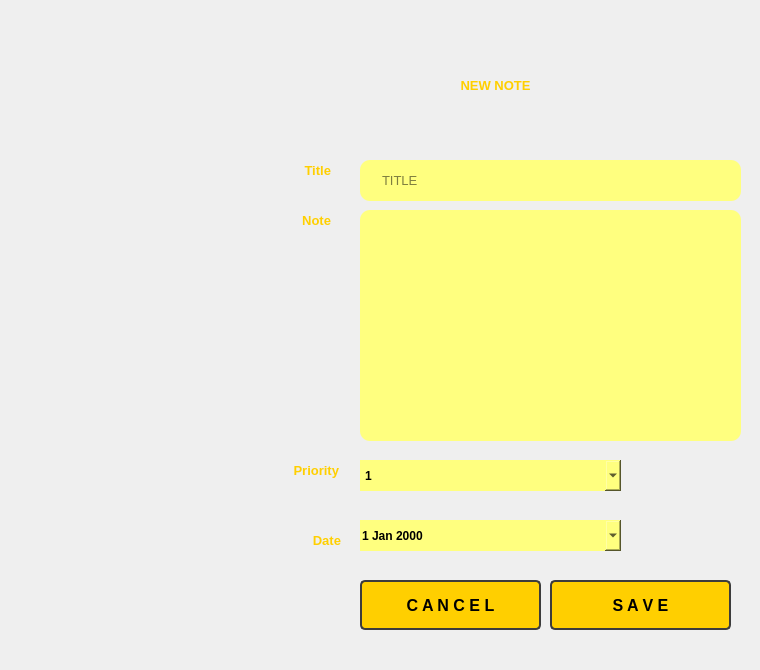
         <widget class="QWidget" name="newnote_page">
          <widget class="QWidget" name="widget" native="true">
           <property name="geometry">
            <rect>
             <x>260</x>
             <y>130</y>
             <width>491</width>
             <height>531</height>
            </rect>
           </property>
           <widget class="QLabel" name="label_3">
            <property name="geometry">
             <rect>
              <x>0</x>
              <y>80</y>
              <width>71</width>
              <height>21</height>
             </rect>
            </property>
            <property name="font">
             <font>
              <pointsize>10</pointsize>
              <weight>75</weight>
              <bold>true</bold>
             </font>
            </property>
            <property name="layoutDirection">
             <enum>Qt::LeftToRight</enum>
            </property>
            <property name="styleSheet">
             <string notr="true">color:rgb(255, 207, 0);</string>
            </property>
            <property name="text">
             <string>Note</string>
            </property>
            <property name="alignment">
             <set>Qt::AlignRight|Qt::AlignTrailing|Qt::AlignVCenter</set>
            </property>
           </widget>
           <widget class="QLabel" name="label_9">
            <property name="geometry">
             <rect>
              <x>20</x>
              <y>400</y>
              <width>61</width>
              <height>20</height>
             </rect>
            </property>
            <property name="font">
             <font>
              <pointsize>10</pointsize>
              <weight>75</weight>
              <bold>true</bold>
             </font>
            </property>
            <property name="layoutDirection">
             <enum>Qt::LeftToRight</enum>
            </property>
            <property name="styleSheet">
             <string notr="true">color:rgb(255, 207, 0);</string>
            </property>
            <property name="text">
             <string>Date</string>
            </property>
            <property name="alignment">
             <set>Qt::AlignRight|Qt::AlignTrailing|Qt::AlignVCenter</set>
            </property>
           </widget>
           <widget class="QLabel" name="label_8">
            <property name="geometry">
             <rect>
              <x>8</x>
              <y>330</y>
              <width>71</width>
              <height>20</height>
             </rect>
            </property>
            <property name="font">
             <font>
              <pointsize>10</pointsize>
              <weight>75</weight>
              <bold>true</bold>
             </font>
            </property>
            <property name="layoutDirection">
             <enum>Qt::LeftToRight</enum>
            </property>
            <property name="styleSheet">
             <string notr="true">color:rgb(255, 207, 0);</string>
            </property>
            <property name="text">
             <string>Priority</string>
            </property>
            <property name="alignment">
             <set>Qt::AlignRight|Qt::AlignTrailing|Qt::AlignVCenter</set>
            </property>
           </widget>
           <widget class="QDateEdit" name="dateEdit">
            <property name="geometry">
             <rect>
              <x>100</x>
              <y>390</y>
              <width>261</width>
              <height>31</height>
             </rect>
            </property>
            <property name="font">
             <font>
              <pointsize>9</pointsize>
              <weight>75</weight>
              <bold>true</bold>
             </font>
            </property>
            <property name="autoFillBackground">
             <bool>false</bool>
            </property>
            <property name="styleSheet">
             <string notr="true">background-color:rgb(255, 255, 127);
border:none;</string>
            </property>
            <property name="wrapping">
             <bool>false</bool>
            </property>
            <property name="frame">
             <bool>true</bool>
            </property>
            <property name="keyboardTracking">
             <bool>true</bool>
            </property>
            <property name="calendarPopup">
             <bool>true</bool>
            </property>
           </widget>
           <widget class="QComboBox" name="priority_combo">
            <property name="geometry">
             <rect>
              <x>100</x>
              <y>330</y>
              <width>261</width>
              <height>31</height>
             </rect>
            </property>
            <property name="font">
             <font>
              <pointsize>9</pointsize>
              <weight>75</weight>
              <bold>true</bold>
             </font>
            </property>
            <property name="styleSheet">
             <string notr="true">background-color: rgb(255, 255, 127);
border:none;

</string>
            </property>
            <item>
             <property name="text">
              <string>1</string>
             </property>
            </item>
            <item>
             <property name="text">
              <string>2</string>
             </property>
            </item>
            <item>
             <property name="text">
              <string>3</string>
             </property>
            </item>
           </widget>
           <widget class="QPushButton" name="newnote_cancel">
            <property name="geometry">
             <rect>
              <x>100</x>
              <y>450</y>
              <width>181</width>
              <height>50</height>
             </rect>
            </property>
            <property name="font">
             <font>
              <pointsize>12</pointsize>
              <weight>75</weight>
              <bold>true</bold>
             </font>
            </property>
            <property name="styleSheet">
             <string notr="true">QPushButton {	

	background-color: rgb(255, 207, 0);
	border: 2px solid rgb(60, 60, 60);
	border-radius: 5px;
}
QPushButton:hover {	
	background-color:  rgb(239, 239, 239);
	border: 1px solid rgb(70, 70, 70);
}
QPushButton:pressed {	
	background-color: rgb(250, 230, 0);
	border: 2px solid rgb(255, 165, 24);	
	color: rgb(35, 35, 35);
}</string>
            </property>
            <property name="text">
             <string>C A N C E L</string>
            </property>
           </widget>
           <widget class="QPushButton" name="newnote_save">
            <property name="geometry">
             <rect>
              <x>290</x>
              <y>450</y>
              <width>181</width>
              <height>50</height>
             </rect>
            </property>
            <property name="font">
             <font>
              <pointsize>12</pointsize>
              <weight>75</weight>
              <bold>true</bold>
             </font>
            </property>
            <property name="styleSheet">
             <string notr="true">QPushButton {	

	background-color: rgb(255, 207, 0);
	border: 2px solid rgb(60, 60, 60);
	border-radius: 5px;
}
QPushButton:hover {	
	background-color:  rgb(239, 239, 239);
	border: 1px solid rgb(70, 70, 70);
}
QPushButton:pressed {	
	background-color: rgb(250, 230, 0);
	border: 2px solid rgb(255, 165, 24);	
	color: rgb(35, 35, 35);
}</string>
            </property>
            <property name="text">
             <string>S A V E</string>
            </property>
           </widget>
           <widget class="QLabel" name="label_5">
            <property name="geometry">
             <rect>
              <x>0</x>
              <y>30</y>
              <width>71</width>
              <height>21</height>
             </rect>
            </property>
            <property name="font">
             <font>
              <pointsize>10</pointsize>
              <weight>75</weight>
              <bold>true</bold>
             </font>
            </property>
            <property name="layoutDirection">
             <enum>Qt::LeftToRight</enum>
            </property>
            <property name="styleSheet">
             <string notr="true">color:rgb(255, 207, 0);</string>
            </property>
            <property name="text">
             <string>Title</string>
            </property>
            <property name="alignment">
             <set>Qt::AlignRight|Qt::AlignTrailing|Qt::AlignVCenter</set>
            </property>
           </widget>
           <widget class="QPlainTextEdit" name="note_content">
            <property name="geometry">
             <rect>
              <x>100</x>
              <y>80</y>
              <width>381</width>
              <height>231</height>
             </rect>
            </property>
            <property name="font">
             <font>
              <pointsize>10</pointsize>
             </font>
            </property>
            <property name="styleSheet">
             <string notr="true">	background-color:rgb(255, 255, 127);
	border-radius: 10px;
	border:none;
	padding-left:20px;</string>
            </property>
            <property name="plainText">
             <string/>
            </property>
            <property name="centerOnScroll">
             <bool>true</bool>
            </property>
            <property name="placeholderText">
             <string>NOTE</string>
            </property>
           </widget>
           <widget class="QLineEdit" name="title_text">
            <property name="geometry">
             <rect>
              <x>100</x>
              <y>30</y>
              <width>381</width>
              <height>41</height>
             </rect>
            </property>
            <property name="font">
             <font>
              <pointsize>10</pointsize>
             </font>
            </property>
            <property name="styleSheet">
             <string notr="true">	background-color:rgb(255, 255, 127);
	border-radius: 10px;
	border:none;
	padding-left:20px;</string>
            </property>
            <property name="placeholderText">
             <string>TITLE</string>
            </property>
           </widget>
          </widget>
          <widget class="QWidget" name="widget_2" native="true">
           <property name="geometry">
            <rect>
             <x>260</x>
             <y>50</y>
             <width>491</width>
             <height>80</height>
            </rect>
           </property>
           <property name="styleSheet">
            <string notr="true"/>
           </property>
           <widget class="QLabel" name="label_2">
            <property name="geometry">
             <rect>
              <x>10</x>
              <y>20</y>
              <width>451</width>
              <height>31</height>
             </rect>
            </property>
            <property name="font">
             <font>
              <pointsize>10</pointsize>
              <weight>75</weight>
              <bold>true</bold>
             </font>
            </property>
            <property name="styleSheet">
             <string notr="true">color:rgb(255, 207, 0);
</string>
            </property>
            <property name="text">
             <string>NEW NOTE</string>
            </property>
            <property name="alignment">
             <set>Qt::AlignCenter</set>
            </property>
           </widget>
          </widget>
         </widget>
